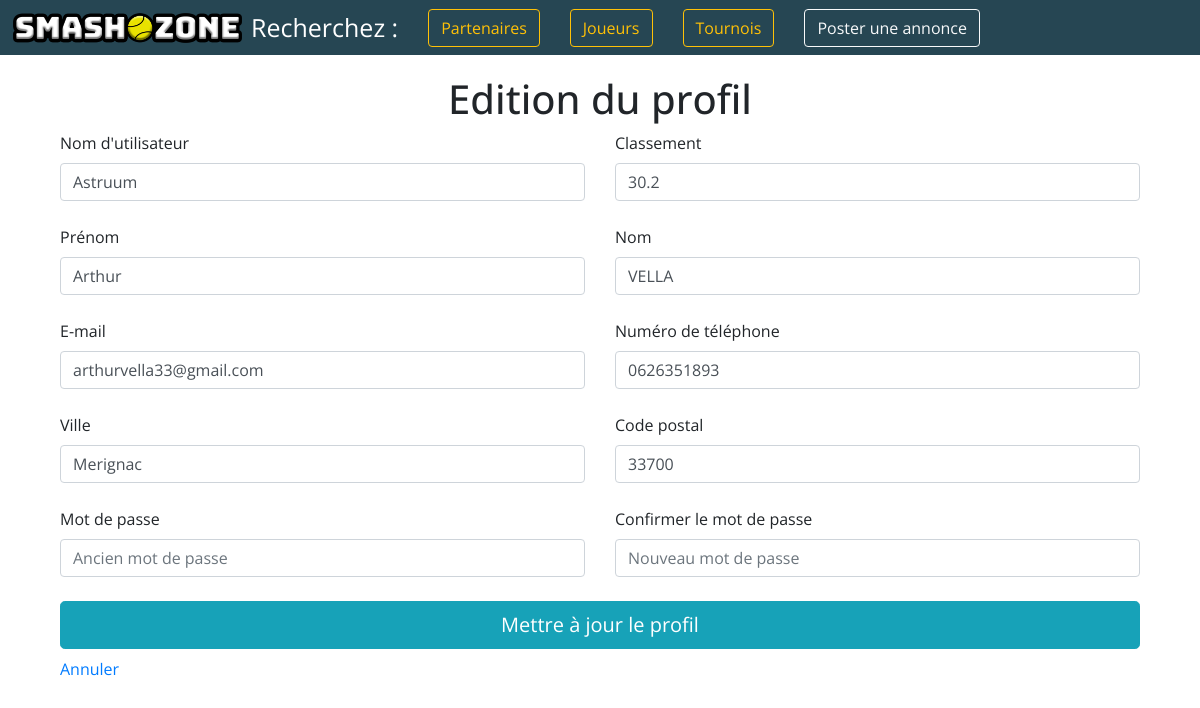
The page /login_register/update.php (signed in) on the database its author committed.
### tables this page shows
CREATE TABLE `users` (
  `user_id` int(11) NOT NULL,
  `pseudo` varchar(255) NOT NULL,
  `password` varchar(255) NOT NULL,
  `prenom` varchar(255) NOT NULL,
  `nom` varchar(255) NOT NULL,
  `email` varchar(255) NOT NULL,
  `ville` varchar(255) NOT NULL,
  `postal_code` varchar(255) NOT NULL,
  `date_creation` timestamp(6) NOT NULL DEFAULT CURRENT_TIMESTAMP(6),
  `telephone` varchar(255) DEFAULT NULL,
  `date_naissance` date NOT NULL,
  `classement` float DEFAULT '40'
);

### login_register/update.php (the view, shortened to what this page needs)
<?php
include_once '../config.php';
$id = (int) $_SESSION["user_id"];
$query = $db->prepare("SELECT * FROM users WHERE user_id = ? ");
$query->execute([$id]);
$user = $query->fetch();
$classement = $user['classement'];
if ($classement == 'NULL') {
    $classement = 40;
} else {
    $classement = $user['classement'];;
}
?>
<!DOCTYPE html>
<html lang="fr">
    <head>
        <link rel="stylesheet" href="https://stackpath.bootstrapcdn.com/bootstrap/4.5.0/css/bootstrap.min.css"
>
        <link href="../style/style.css" rel="stylesheet">
    </head>
    <body>
        <nav class="navbar navbar-expand-xl navbar-dark"
            style="background-color: #264653; margin-bottom: 20px; height: 55px;">
            <a class="logo" href="../index.php">
                <div><img class="main" src="../style/SmashZone2.png" /><img class="ball"
                        src="../style/SmashZoneIcon.png" />
                </div>
            </a>
            <div class="collapse navbar-collapse rubriques" id="navbarNav">
                <ul class="navbar-nav mr-auto mt-2 mt-lg-0">
                    <li class="nav-item rubriquecolor">
                        Recherchez :
                    </li>
                    <form class="form-inline">
                        <button class="btn btn-outline-warning my-2 my-sm-0 rubriquesearch"
                            onclick="location.href='../offres/list_offers.php'" type="button">Partenaires</button>
                    </form>
                    <form class="form-inline">
                        <button class="btn btn-outline-warning my-2 my-sm-0 rubriquesearch"
                            onclick="location.href='../liste_joueurs.php'" type="button">Joueurs</button>
                    </form>
                    <form class="form-inline">
                        <button class="btn btn-outline-warning my-2 my-sm-0 rubriquesearch"
                            onclick="location.href='recherchejouer.php'" type="button">Tournois</button>
                    </form>
                    <form class="form-inline">
                        <button class="btn btn-outline-light my-2 my-sm-0 rubriquesearch"
                            onclick="location.href='../offres/new_offer.php'" type="button">Poster une annonce</button>
                    </form>
                </ul>
            </div>
        </nav>
        <main>
            <div class="container">
                <div class="d-flex justify-content-center">
                    <div class="col-sm">
                        <div class="login-wrapper my-auto">
                            <h1 class="login-title">Edition du profil</h1>
                            <form method="post">
                                <div class="row mb-4">
                                    <div class="col">
                                        <label for="pseudo">Nom d'utilisateur</label>
                                        <input type="text" name="newpseudo" placeholder="Nom d'utilisateur"
                                            class="form-control" value="<?php echo $user['pseudo']; ?>">
                                    </div>
                                    <div class="col">
                                        <label for="nom">Classement</label>
                                        <input type="text" name="classement" placeholder="classement"
                                            class="form-control" value="<?php echo $classement; ?>">
                                    </div>
                                </div>
                                <div class="row mb-4">
                                    <div class="col">
                                        <label for="prenom">Prénom</label>
                                        <input type="text" name="new_prenom" placeholder="Prénom" class="form-control"
                                            value="<?php echo $user['prenom']; ?>">
                                    </div>
                                    <div class="col">
                                        <label for="nom">Nom</label>
                                        <input type="text" name="new_nom" placeholder="Nom" class="form-control"
                                            value="<?php echo $user['nom']; ?>">
                                    </div>
                                </div>
                                <div class="row mb-4">
                                    <div class="col">
                                        <label for="email">E-mail</label>
                                        <input type="text" name="new_mail" placeholder="E-mail" class="form-control"
                                            value="<?php echo $user['email']; ?>">
                                    </div>
                                    <div class="col">
                                        <label for="telephone">Numéro de téléphone</label>
                                        <input type="numbers" max="10" name="new_telephone"
                                            placeholder="Numéro de téléphone" class="form-control"
                                            value="<?php echo $user['telephone']; ?>">
                                    </div>
                                </div>
                                <div class="row mb-4">
                                    <div class="col">
                                        <label for="ville">Ville</label>
                                        <input type="text" name="new_ville" placeholder="Ville" class="form-control"
                                            value="<?php echo $user['ville']; ?>">
                                    </div>
                                    <div class="col">
                                        <label for="postal_code">Code postal</label>
                                        <input type="text" name="new_postal_code" placeholder="Code postal"
                                            class="form-control" value="<?php echo $user['postal_code']; ?>">
                                    </div>
                                </div>
                                <div class="row mb-4">
                                    <div class="col">
                                        <label for="password">Mot de passe</label>
                                        <input type="password" name="newpasswd1" placeholder="Ancien mot de passe"
                                            class="form-control">
                                    </div>
                                    <div class="col">
                                        <label for="password_confirm">Confirmer le mot de passe</label>
                                        <input type="password" name="newpasswd2" placeholder="Nouveau mot de passe"
                                            class="form-control">
                                    </div>
                                </div>
                                <div class="d-flex justify-content-center flex-column mb-2">
                                    <input type="submit" name="submit" class="btn btn-info btn-lg"
                                        value="Mettre à jour le profil"></button>
                                </div>
                            </form>
                            <a href="home.php">Annuler</a>
                        </div>
                    </div>
                </div>
            </div>
        </main>
    </body>
</html>

### style/style.css (style rules this page uses)
html { margin: 0; padding: 0; }
.ball { height: 28px; position: absolute; margin: 0px; top: 0.5px; left: 113px; }
.logo { position: absolute; padding: 0px; top: 13px; left: 13px; }
body { font-family: 'Open Sans', sans-serif; }
.rubriques { font-family: 'Open Sans', sans-serif; font-size: 25px; background-color: #264653; }
.rubriquesearch { margin-left: 30px; }
.rubriquecolor { color: white; margin-left: 235px; }
h1, h2, h3 { text-align: center; }

### rows shown on the page
users: newpseudo "Astruum", classement "30.2", new_prenom "Arthur", new_nom "VELLA", new_mail "arthurvella33@gmail.com", new_telephone "0626351893", new_ville "Merignac", new_postal_code "33700"
